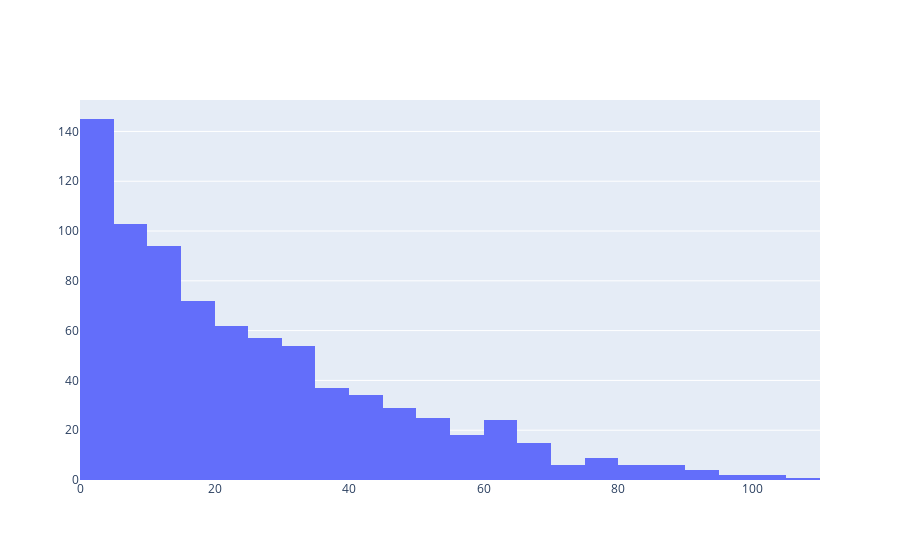

The code cell stored with this chart in its notebook:
### Code cell
fig = go.Figure(data=[go.Histogram(
         x=data_2018['PTS'],
         xbins=dict(start=0,
                    end=120,
                    size=5))
])

fig.show()

### Figure 1 — Plotly figure (JSON) as saved in the notebook; plotly's stock layout.template omitted (floating-point values rounded to 4 significant figures; data arrays with more than 128 entries replaced by an {"elided": "..."} marker saying what was removed)
{"data": [{"type": "histogram", "x": {"elided": "890 str values"}, "xbins": {"end": 120, "size": 5, "start": 0}}], "layout": {}}
